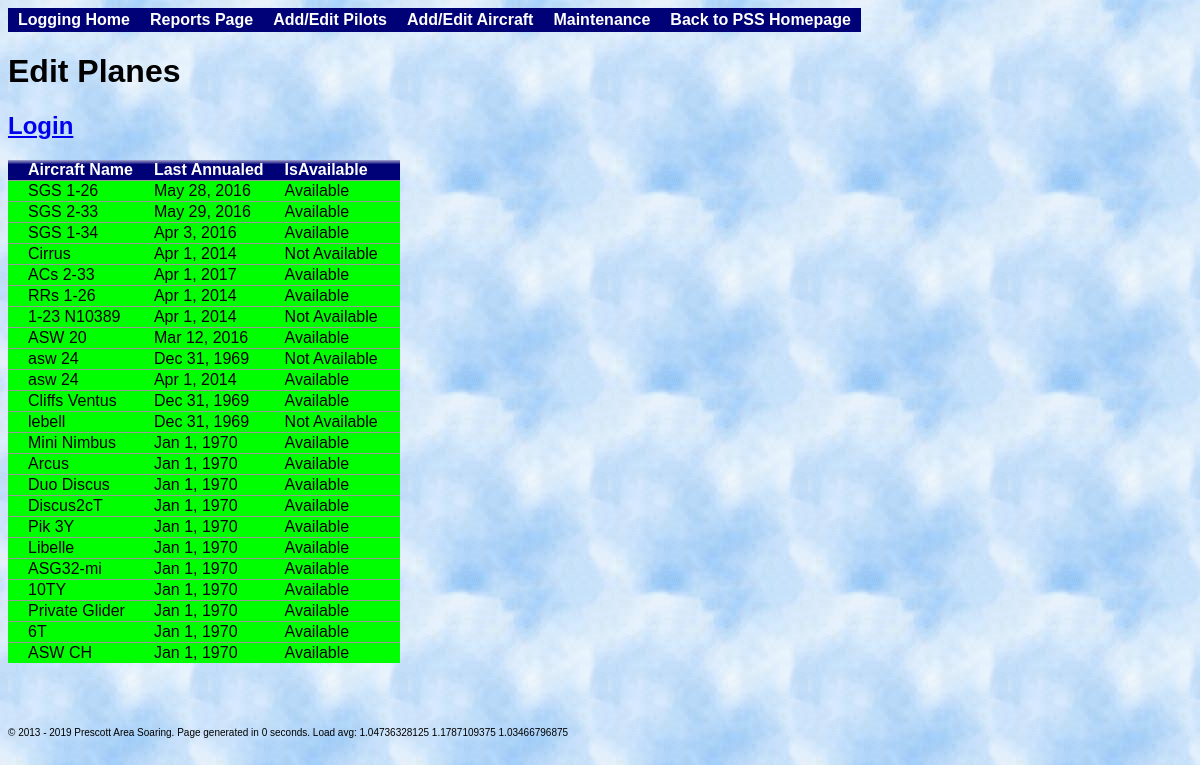
/index.php?addplanes, run on an earlier commit of the app's database.
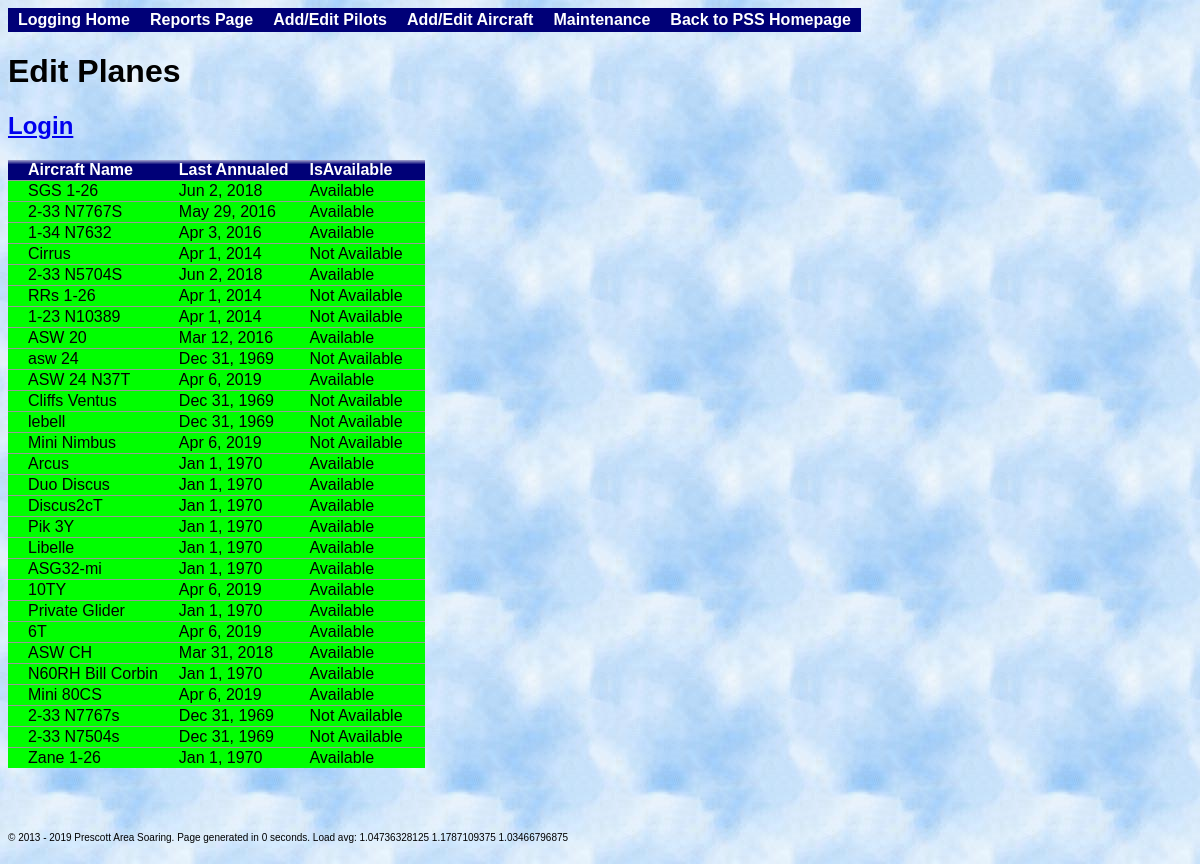
And on a later commit of the database.
### tables this page shows
CREATE TABLE aircraft(ID INTEGER PRIMARY KEY NOT NULL, Name TEXT, LastAnnualed INTEGER, IsAvailable INTEGER DEFAULT 0);

### SoaringLogBase.php (called while the page is built, shortened)
<?php
    class SoaringLogBase {
        private static $instance;
        private $dbDir = 'sqlite:db.sqlite';
        private $aircraftTable = "aircraft";
        public $dbObj;
        public static function GetInstance() {
            if(!self::$instance) {
                self::$instance = new self();
            }
            return self::$instance;
        }
        public function OpenDatabase() {
            try {
                $this->dbObj = new PDO($this->dbDir) or die("Cannot open the database");
            }
            catch(Exception $e) {
                die("Oops, couldn't open the database :( $e");
            }
        }
        public function GetAircraftTable() {
            return $this->aircraftTable;
        }
        public function GetAircraft($showNotAvail = false) {
            if($showNotAvail)
                $query = "SELECT * FROM aircraft;";
            else
                $query = "SELECT * FROM aircraft WHERE IsAvailable='available' OR ID=0;";
            $result = $this->dbObj->query($query);
            $planes = array( );
            while($row = $result->fetch(PDO::FETCH_BOTH)) {
                $planes[$row['ID']] = $row['Name'];
            }
            return $planes;
        }
    }
?>

### addplanes.php (the view, shortened to what this page needs)
<h1>Edit Planes</h1>
<?php
include("SoaringLogBase.php");
$thisFile = "index.php?addplanes";
$loggedIn = False;
if ( isset( $_SESSION['loggedin'] ) ) {
    $loggedIn = True;
    print("<h2><a href=\"auth.php?logout=1&origin=addplanes\">Logout</a></h2>");
}
else {
    print("<h2><a href=\"auth.php?origin=addplanes\">Login</a></h2>");
}
$logbase = SoaringLogBase::GetInstance();
$database = $logbase->dbObj;
$tableName = $logbase->GetAircraftTable();
$aircraftList = $logbase->GetAircraft(true);
$query = "SELECT * FROM $tableName;";
if($result = $database->query($query)) {
    echo("<table id=\"aircraftTable\" >");
    echo("<tr class=\"Head\"><td>Aircraft Name</td><td>Last Annualed</td><td>IsAvailable</td><td></td></tr>\n");
    while($row = $result->fetch(PDO::FETCH_BOTH)) {
        $editMe = 0;
        if($editMe) {
            echo("<tr id=\"row{$row['flightIndex']}\" class=\"IncompleteEntry\"><form id=\"form{$row['ID']}\" name=\"aircraftUpdate\" action=\"{$thisFile}\" method=\"POST\"> ");
            $entryComplete = false;
        }
        else {
            echo("<tr class=\"CompleteEntry\">");
        }
        echo("<td>{$aircraftList[$row['ID']]}</td>");
        $storedLastAnnual = date("M j, Y", $row['LastAnnualed']);
        if($editMe) {
            echo("<td>");
            echo("<input type=\"text\" name=\"lastAnnualed\" value=\"$storedLastAnnual\" id=\"lastAnnual{$row['ID']}\"/>");
            echo "</td>";
        }
        else
            echo("<td>$storedLastAnnual</td>");
        $isAvailable = $row['IsAvailable'];
        if($editMe) {
            if($isAvailable)
                echo("<td><input type=\"checkbox\" checked=\"yes\" name=\"available\" value=\"available\"></td>");
            else
                echo("<td><input type=\"checkbox\" name=\"available\" value=\"available\"></td>");
        }
        else {
            if($isAvailable)
                echo("<td class=\"Inactive\">Available</td>");
            else
                echo("<td>Not Available</td>");
        }
        if($editMe) {
            echo "<td><input type=\"hidden\" name=\"aircraftID\" value=\"{$row['ID']}\"/><input type=\"submit\" value=\"Update...\" /></form>";
        }
        else {
            if($loggedIn) {
                echo "<td><center><button name=\"modify\" class=\"modify\" onClick=\"window.location.href='{$thisFile}&aircraftID={$row['ID']}&modified=1'; \" />";
                echo "</center></td></tr>\n";
            }
            else {
                echo "<td></td></tr>\n";
            }
        }
    }
    echo("</table><br><br><br>");
}
else
    print("Failed to execute query!!!");
?>

What changed in the data, as far as the page shows it:
changed aircraft "SGS 1-26": LastAnnualed "May 28, 2016" → "Jun 2, 2018"
changed aircraft "May 29, 2016": ID "SGS 2-33" → "2-33 N7767S"
changed aircraft "Apr 3, 2016": ID "SGS 1-34" → "1-34 N7632"
changed aircraft (number 5 of 28 on the later page): ID "ACs 2-33" → "2-33 N5704S"; LastAnnualed "Apr 1, 2017" → "Jun 2, 2018"
changed aircraft "RRs 1-26": IsAvailable "Available" → "Not Available"
changed aircraft: ID "asw 24" → "ASW 24 N37T"; LastAnnualed "Apr 1, 2014" → "Apr 6, 2019"
changed aircraft "Cliffs Ventus": IsAvailable "Available" → "Not Available"
changed aircraft "Mini Nimbus": LastAnnualed "Jan 1, 1970" → "Apr 6, 2019"; IsAvailable "Available" → "Not Available"
changed aircraft "10TY": LastAnnualed "Jan 1, 1970" → "Apr 6, 2019"
changed aircraft (number 22 of 28 on the later page): LastAnnualed "Jan 1, 1970" → "Apr 6, 2019"
changed aircraft "ASW CH": LastAnnualed "Jan 1, 1970" → "Mar 31, 2018"
added aircraft: ID "N60RH Bill Corbin", LastAnnualed "Jan 1, 1970", IsAvailable "Available"
added aircraft: ID "Mini 80CS", LastAnnualed "Apr 6, 2019", IsAvailable "Available"
added aircraft: ID "2-33 N7767s", LastAnnualed "Dec 31, 1969", IsAvailable "Not Available"
added aircraft: ID "2-33 N7504s", LastAnnualed "Dec 31, 1969", IsAvailable "Not Available"
added aircraft: ID "Zane 1-26", LastAnnualed "Jan 1, 1970", IsAvailable "Available"
